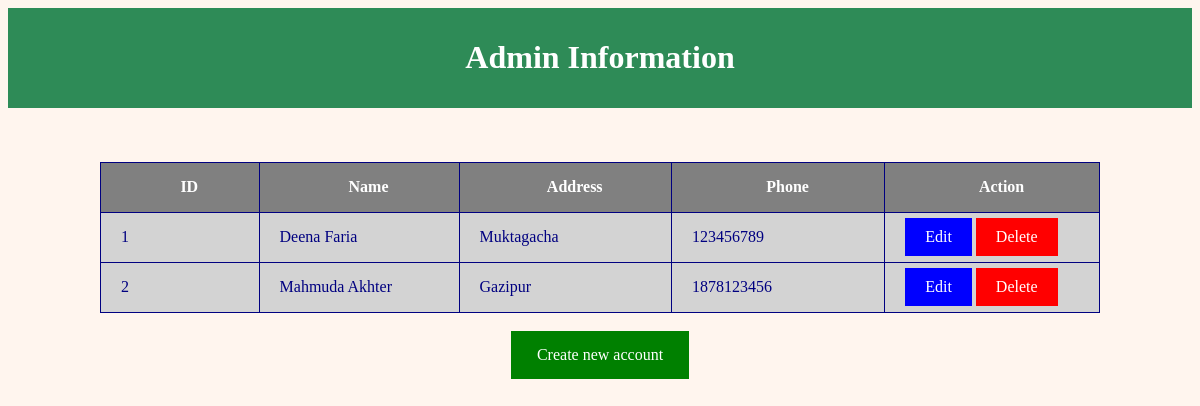
Screenshot of /Admin/user.php (signed in) with the database file from the repository.
### tables this page shows
CREATE TABLE `register` (
  `id` int(10) NOT NULL,
  `name` varchar(255) NOT NULL,
  `address` varchar(255) NOT NULL,
  `phone` int(255) NOT NULL,
  `username` varchar(255) NOT NULL,
  `password` varchar(255) NOT NULL
);

### Admin/user.php (the view, shortened to what this page needs)
<?php
include("config.php");
?>
<html>
<head>
  <link rel="stylesheet" type="text/css" href="style.css" >
  <div class="header">
<h1>Admin Information</h1>
</div>
</head>
<body>
<br><br><br>
<?php
$result = mysqli_query($conn,"SELECT * FROM register");
echo "<center>";
echo "<table border='1'>
<tr>
<th>ID</th>
<th>Name</th>
<th>Address</th>
<th>Phone</th>
<th>Action</th>
</tr>";
while($row = mysqli_fetch_array($result))
{
echo "<tr>";
echo "<td>" . $row['id'] . "</td>";
echo "<td>" . $row['name'] . "</td>";
echo "<td>" . $row['address'] . "</td>";
echo "<td>" . $row['phone'] . "</td>";
echo "<td><a class='edit' href=\"edit.php?id=$row[id]\">Edit</a> <a class='delete' href=\"delete.php?id=$row[id]\" onClick=\"return confirm('Are you sure you want to delete?')\" >Delete</a></td>";
echo "</tr>";
}
echo "</table>";
echo "<br>";
echo " <a class='kts' href='register.html'>Create new account</a>";
echo "</center>";
?>
</body>
</html>

### Admin/style.css (style rules this page uses)
.header { background-color:SeaGreen; text-align:center; color:white; padding-top:10px; padding-left:10px; padding-right:10px; padding-bottom:10px; }
body { background-color:SeaShell; }
a.edit:link, a.edit:visited { background-color:blue; color:white; padding:10px 20px; text-align:center; text-decoration:none; display:inline-block; }
a.delete:link, a.delete:visited { background-color:red; color:white; padding:10px 20px; text-align:center; text-decoration:none; display:inline-block; }
a.kts:link, a.kts:visited { background-color:green; color:white; padding:15px 26px; text-align:center; text-decoration:none; display:inline-block; }
table { border-collapse:collapse; width:50%; background-color:lightgray; }
table,th,td { border:1px solid navy; width:1000px; height:50px; padding-left:20px; color:navy; }
th { height:50px; background-color:gray; color:White; }

### rows the page displays
register: id "1", name "Deena Faria", address "Muktagacha", phone "123456789"
register: id "2", name "Mahmuda Akhter", address "Gazipur", phone "1878123456"
